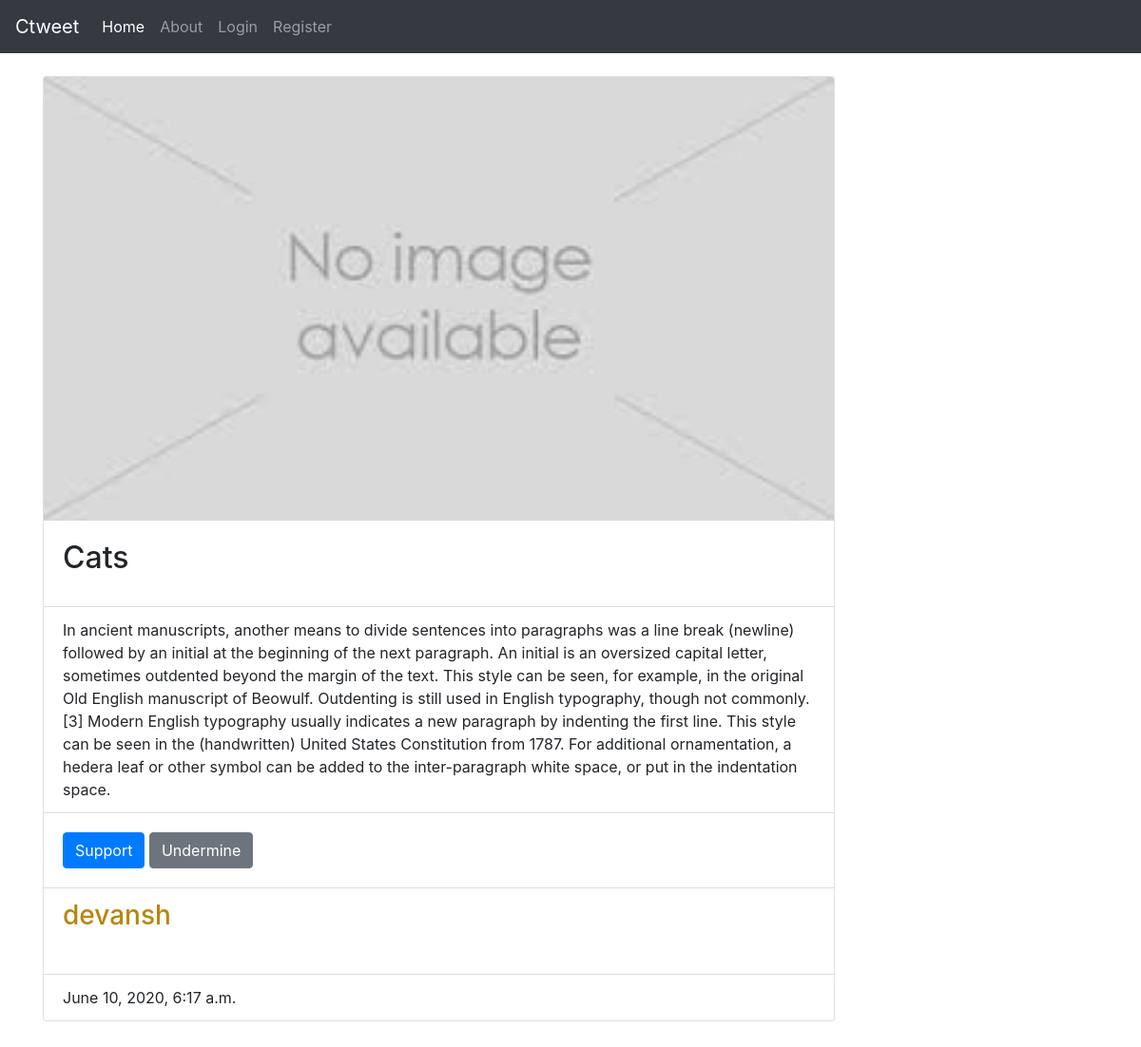
The app's page /post/1/ with its own data.
### blog/models.py (models this page shows, shortened)
class Post(models.Model):
    post_img = models.ImageField(upload_to='media',blank=True,default='deff.jpg')
    title = models.CharField(max_length=100)
    content = models.TextField()
    date_posted = models.DateTimeField(default=timezone.now)
    support = models.ManyToManyField(User , related_name='support',blank=True,through=PostLike )
    author = models.ForeignKey(User , on_delete=models.CASCADE,related_name='author')
    timestamp = models.DateTimeField(auto_now_add=True)

### blog/views.py (the view)
# urls.py: path('post/<int:pk>/', PostDetailView.as_view(),name='PostDetail'),
class PostDetailView(DetailView):
    model = Post

### blog/templates/blog/post_detail.html (shortened to what this page needs)
{% extends 'blog/base.html' %}
{% block content %}
  <br>
    <div class="card w-75">
      <img src="{{post.post_img.url}}" class="card-img-top" alt="...">
        <div class="card-body">
          <h2 class="card-title">{{object.title}}</h2>
        </div>
        <ul class="list-group list-group-flush">
          <li class="list-group-item">{{object.content}}</li>
        </ul>
        <div class="card-body">
          <button type="submit" name="support_it" value="{{post.id}}" class="btn btn-primary">Support</button>
          <button type="submit" name="support_it" value="{{post.id}}" class="btn btn-secondary">Undermine</button>
        </div>
        <ul class="list-group list-group-flush">
        <li class="list-group-item"><a href="{% url 'user-posts' post.author.username %}"><h3 style="color: darkgoldenrod;">{{post.author}}</h3></a><br>
        <p class="card-text">{{post.author.bio}} </p></li>
        <li class="list-group-item">{{post.date_posted}}</li>
      </ul>
    </div><br><br>
        </div>
      </div><br><br>
{% endblock %}

### records on screen
Post: post_img (picture), title "Cats", content "In ancient manuscripts, another means to divide sentences into paragraphs was a line break (newline) followed by an initial at the beginning of the next paragraph. An initial is an oversized capital letter, sometimes outdented beyond the margin of the text. This style can be seen, for example, in the original Old English manuscript of Beowulf. Outdenting is still used in English typography, though not commonly.[3] Modern English typography usually indicates a new paragraph by indenting the first line. This style can be seen in the (handwritten) United States Constitution from 1787. For additional ornamentation, a hedera leaf or other symbol can be added to the inter-paragraph white space,…", author "devansh", date_posted "June 10, 2020, 6:17 a.m."
